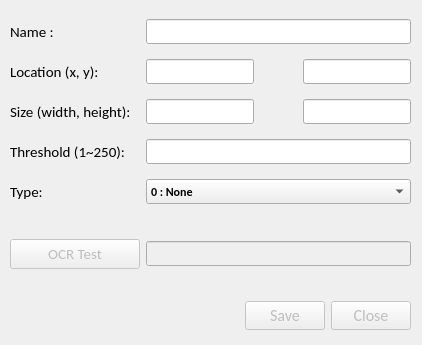
<?xml version="1.0" encoding="UTF-8"?>
<ui version="4.0">
 <class>Dialog</class>
 <widget class="QDialog" name="Dialog">
  <property name="geometry">
   <rect>
    <x>0</x>
    <y>0</y>
    <width>422</width>
    <height>345</height>
   </rect>
  </property>
  <property name="font">
   <font>
    <family>Calibri</family>
   </font>
  </property>
  <property name="windowTitle">
   <string>AOI Editor</string>
  </property>
  <property name="locale">
   <locale language="English" country="UnitedStates"/>
  </property>
  <widget class="QDialogButtonBox" name="buttonBox">
   <property name="enabled">
    <bool>false</bool>
   </property>
   <property name="geometry">
    <rect>
     <x>220</x>
     <y>300</y>
     <width>191</width>
     <height>32</height>
    </rect>
   </property>
   <property name="font">
    <font>
     <family>Calibri</family>
     <pointsize>12</pointsize>
    </font>
   </property>
   <property name="orientation">
    <enum>Qt::Horizontal</enum>
   </property>
   <property name="standardButtons">
    <set>QDialogButtonBox::Close|QDialogButtonBox::Save</set>
   </property>
  </widget>
  <widget class="QWidget" name="gridLayoutWidget">
   <property name="geometry">
    <rect>
     <x>10</x>
     <y>10</y>
     <width>401</width>
     <height>271</height>
    </rect>
   </property>
   <layout class="QGridLayout" name="gridLayout">
    <item row="1" column="0">
     <widget class="QLabel" name="lblLoc">
      <property name="font">
       <font>
        <family>Calibri</family>
        <pointsize>11</pointsize>
       </font>
      </property>
      <property name="frameShape">
       <enum>QFrame::NoFrame</enum>
      </property>
      <property name="text">
       <string>Location (x, y):</string>
      </property>
     </widget>
    </item>
    <item row="2" column="1">
     <layout class="QHBoxLayout" name="horizontalLayout_2">
      <item>
       <widget class="QLineEdit" name="txtSizeW">
        <property name="minimumSize">
         <size>
          <width>0</width>
          <height>25</height>
         </size>
        </property>
        <property name="maximumSize">
         <size>
          <width>120</width>
          <height>25</height>
         </size>
        </property>
        <property name="font">
         <font>
          <family>Calibri</family>
          <pointsize>10</pointsize>
         </font>
        </property>
        <property name="alignment">
         <set>Qt::AlignCenter</set>
        </property>
        <property name="readOnly">
         <bool>true</bool>
        </property>
       </widget>
      </item>
      <item>
       <spacer name="horizontalSpacer_2">
        <property name="orientation">
         <enum>Qt::Horizontal</enum>
        </property>
        <property name="sizeHint" stdset="0">
         <size>
          <width>40</width>
          <height>20</height>
         </size>
        </property>
       </spacer>
      </item>
      <item>
       <widget class="QLineEdit" name="txtSizeH">
        <property name="minimumSize">
         <size>
          <width>0</width>
          <height>25</height>
         </size>
        </property>
        <property name="maximumSize">
         <size>
          <width>120</width>
          <height>25</height>
         </size>
        </property>
        <property name="font">
         <font>
          <family>Calibri</family>
          <pointsize>10</pointsize>
         </font>
        </property>
        <property name="alignment">
         <set>Qt::AlignCenter</set>
        </property>
        <property name="readOnly">
         <bool>true</bool>
        </property>
       </widget>
      </item>
     </layout>
    </item>
    <item row="2" column="0">
     <widget class="QLabel" name="lblSize">
      <property name="font">
       <font>
        <family>Calibri</family>
        <pointsize>11</pointsize>
       </font>
      </property>
      <property name="frameShape">
       <enum>QFrame::NoFrame</enum>
      </property>
      <property name="text">
       <string>Size (width, height):</string>
      </property>
     </widget>
    </item>
    <item row="7" column="0">
     <widget class="QPushButton" name="btnOCRTest">
      <property name="enabled">
       <bool>false</bool>
      </property>
      <property name="minimumSize">
       <size>
        <width>0</width>
        <height>30</height>
       </size>
      </property>
      <property name="font">
       <font>
        <family>Calibri</family>
        <pointsize>11</pointsize>
       </font>
      </property>
      <property name="text">
       <string>OCR Test</string>
      </property>
     </widget>
    </item>
    <item row="3" column="0">
     <widget class="QLabel" name="lblThreshold">
      <property name="font">
       <font>
        <family>Calibri</family>
        <pointsize>11</pointsize>
       </font>
      </property>
      <property name="text">
       <string>Threshold (1~250):</string>
      </property>
     </widget>
    </item>
    <item row="6" column="0">
     <spacer name="verticalSpacer">
      <property name="orientation">
       <enum>Qt::Vertical</enum>
      </property>
      <property name="sizeType">
       <enum>QSizePolicy::Preferred</enum>
      </property>
      <property name="sizeHint" stdset="0">
       <size>
        <width>20</width>
        <height>20</height>
       </size>
      </property>
     </spacer>
    </item>
    <item row="1" column="1">
     <layout class="QHBoxLayout" name="horizontalLayout">
      <item>
       <widget class="QLineEdit" name="txtLocX">
        <property name="enabled">
         <bool>true</bool>
        </property>
        <property name="minimumSize">
         <size>
          <width>0</width>
          <height>25</height>
         </size>
        </property>
        <property name="maximumSize">
         <size>
          <width>120</width>
          <height>25</height>
         </size>
        </property>
        <property name="font">
         <font>
          <family>Calibri</family>
          <pointsize>10</pointsize>
         </font>
        </property>
        <property name="alignment">
         <set>Qt::AlignCenter</set>
        </property>
        <property name="readOnly">
         <bool>true</bool>
        </property>
       </widget>
      </item>
      <item>
       <spacer name="horizontalSpacer">
        <property name="orientation">
         <enum>Qt::Horizontal</enum>
        </property>
        <property name="sizeHint" stdset="0">
         <size>
          <width>40</width>
          <height>20</height>
         </size>
        </property>
       </spacer>
      </item>
      <item>
       <widget class="QLineEdit" name="txtLocY">
        <property name="minimumSize">
         <size>
          <width>0</width>
          <height>25</height>
         </size>
        </property>
        <property name="maximumSize">
         <size>
          <width>120</width>
          <height>25</height>
         </size>
        </property>
        <property name="font">
         <font>
          <family>Calibri</family>
          <pointsize>10</pointsize>
         </font>
        </property>
        <property name="alignment">
         <set>Qt::AlignCenter</set>
        </property>
        <property name="readOnly">
         <bool>true</bool>
        </property>
       </widget>
      </item>
     </layout>
    </item>
    <item row="7" column="1">
     <widget class="QLineEdit" name="txtOCRTestResult">
      <property name="enabled">
       <bool>false</bool>
      </property>
      <property name="minimumSize">
       <size>
        <width>0</width>
        <height>25</height>
       </size>
      </property>
      <property name="maximumSize">
       <size>
        <width>16777215</width>
        <height>25</height>
       </size>
      </property>
      <property name="font">
       <font>
        <family>Calibri</family>
        <pointsize>10</pointsize>
       </font>
      </property>
      <property name="alignment">
       <set>Qt::AlignCenter</set>
      </property>
      <property name="readOnly">
       <bool>true</bool>
      </property>
     </widget>
    </item>
    <item row="3" column="1">
     <widget class="QLineEdit" name="txtThreshold">
      <property name="minimumSize">
       <size>
        <width>0</width>
        <height>25</height>
       </size>
      </property>
      <property name="font">
       <font>
        <family>Calibri</family>
        <pointsize>10</pointsize>
       </font>
      </property>
      <property name="alignment">
       <set>Qt::AlignCenter</set>
      </property>
      <property name="readOnly">
       <bool>true</bool>
      </property>
     </widget>
    </item>
    <item row="4" column="0">
     <widget class="QLabel" name="lblType">
      <property name="font">
       <font>
        <family>Calibri</family>
        <pointsize>11</pointsize>
       </font>
      </property>
      <property name="text">
       <string>Type:</string>
      </property>
     </widget>
    </item>
    <item row="5" column="1">
     <layout class="QHBoxLayout" name="horizontalLayout_3"/>
    </item>
    <item row="0" column="0">
     <widget class="QLabel" name="lblName">
      <property name="minimumSize">
       <size>
        <width>130</width>
        <height>0</height>
       </size>
      </property>
      <property name="font">
       <font>
        <family>Calibri</family>
        <pointsize>11</pointsize>
       </font>
      </property>
      <property name="frameShape">
       <enum>QFrame::NoFrame</enum>
      </property>
      <property name="text">
       <string>Name :</string>
      </property>
     </widget>
    </item>
    <item row="4" column="1">
     <widget class="QComboBox" name="cbbType">
      <property name="minimumSize">
       <size>
        <width>0</width>
        <height>25</height>
       </size>
      </property>
      <property name="font">
       <font>
        <weight>75</weight>
        <bold>true</bold>
       </font>
      </property>
      <property name="currentIndex">
       <number>0</number>
      </property>
      <item>
       <property name="text">
        <string>0 : None</string>
       </property>
      </item>
      <item>
       <property name="text">
        <string>1 : Int</string>
       </property>
      </item>
      <item>
       <property name="text">
        <string>2 : Float</string>
       </property>
      </item>
      <item>
       <property name="text">
        <string>3 : Text</string>
       </property>
      </item>
     </widget>
    </item>
    <item row="0" column="1">
     <widget class="QLineEdit" name="txtName">
      <property name="minimumSize">
       <size>
        <width>0</width>
        <height>25</height>
       </size>
      </property>
      <property name="font">
       <font>
        <family>Calibri</family>
        <pointsize>10</pointsize>
        <weight>75</weight>
        <bold>true</bold>
       </font>
      </property>
      <property name="alignment">
       <set>Qt::AlignCenter</set>
      </property>
      <property name="readOnly">
       <bool>false</bool>
      </property>
     </widget>
    </item>
   </layout>
  </widget>
 </widget>
 <resources/>
 <connections>
  <connection>
   <sender>buttonBox</sender>
   <signal>accepted()</signal>
   <receiver>Dialog</receiver>
   <slot>accept()</slot>
   <hints>
    <hint type="sourcelabel">
     <x>248</x>
     <y>254</y>
    </hint>
    <hint type="destinationlabel">
     <x>157</x>
     <y>274</y>
    </hint>
   </hints>
  </connection>
  <connection>
   <sender>buttonBox</sender>
   <signal>rejected()</signal>
   <receiver>Dialog</receiver>
   <slot>reject()</slot>
   <hints>
    <hint type="sourcelabel">
     <x>316</x>
     <y>260</y>
    </hint>
    <hint type="destinationlabel">
     <x>286</x>
     <y>274</y>
    </hint>
   </hints>
  </connection>
 </connections>
</ui>
